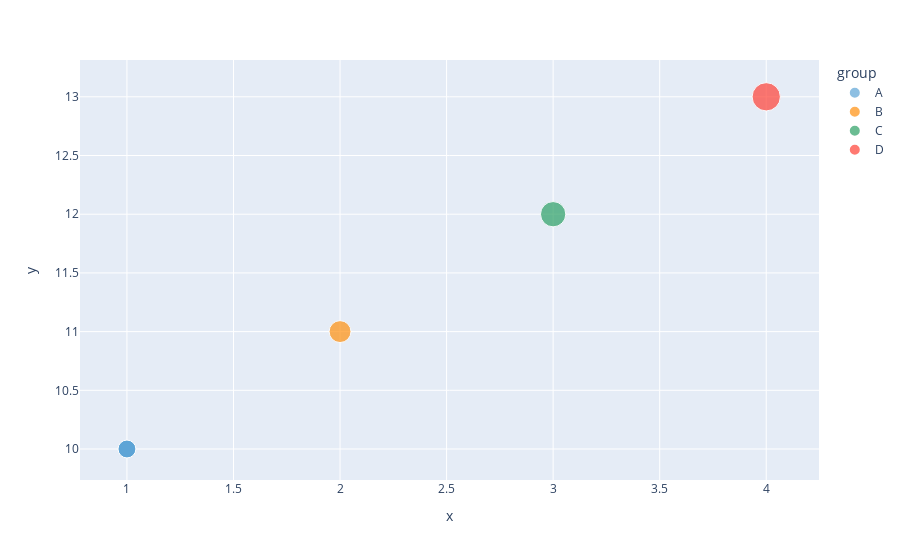

Write notebook code for a chart like this one.
### Markdown cell above
# Setting Marker Size and Color

### Code cell
# Create a DataFrame for better controCreates a DataFrame to provide better control over the data used in the bubble chart.
l
df = pd.DataFrame(
    {
        "x": [1, 2, 3, 4],
        "y": [10, 11, 12, 13],
        "size": [40, 60, 80, 100],
        "color": [
            "rgb(93, 164, 214)",
            "rgb(255, 144, 14)",
            "rgb(44, 160, 101)",
            "rgb(255, 65, 54)",
        ],
        "opacity": [1, 0.8, 0.6, 0.4],
        "group": ["A", "B", "C", "D"],  # Adding a group column for color mapping
    }
)

# Create bubble chart with custom colors
fig = px.scatter(
    df,
    x="x",
    y="y",
    size="size",
    color="group",
    color_discrete_sequence=df["color"].tolist(),
)

# Update marker opacity
for i, opacity in enumerate(df["opacity"]):
    fig.data[0].marker.opacity = df["opacity"].tolist()

fig.show()

### Figure 1 — Plotly figure (JSON) as saved in the notebook; plotly's stock layout.template omitted (floating-point values rounded to 4 significant figures)
{"data": [{"hovertemplate": "group=A<br>x=%{x}<br>y=%{y}<br>size=%{marker.size}<extra></extra>", "legendgroup": "A", "marker": {"color": "rgb(93, 164, 214)", "opacity": [1, 0.8, 0.6, 0.4], "size": [40], "sizemode": "area", "sizeref": 0.25, "symbol": "circle"}, "mode": "markers", "name": "A", "orientation": "v", "showlegend": true, "type": "scatter", "x": [1], "xaxis": "x", "y": [10], "yaxis": "y"}, {"hovertemplate": "group=B<br>x=%{x}<br>y=%{y}<br>size=%{marker.size}<extra></extra>", "legendgroup": "B", "marker": {"color": "rgb(255, 144, 14)", "size": [60], "sizemode": "area", "sizeref": 0.25, "symbol": "circle"}, "mode": "markers", "name": "B", "orientation": "v", "showlegend": true, "type": "scatter", "x": [2], "xaxis": "x", "y": [11], "yaxis": "y"}, {"hovertemplate": "group=C<br>x=%{x}<br>y=%{y}<br>size=%{marker.size}<extra></extra>", "legendgroup": "C", "marker": {"color": "rgb(44, 160, 101)", "size": [80], "sizemode": "area", "sizeref": 0.25, "symbol": "circle"}, "mode": "markers", "name": "C", "orientation": "v", "showlegend": true, "type": "scatter", "x": [3], "xaxis": "x", "y": [12], "yaxis": "y"}, {"hovertemplate": "group=D<br>x=%{x}<br>y=%{y}<br>size=%{marker.size}<extra></extra>", "legendgroup": "D", "marker": {"color": "rgb(255, 65, 54)", "size": [100], "sizemode": "area", "sizeref": 0.25, "symbol": "circle"}, "mode": "markers", "name": "D", "orientation": "v", "showlegend": true, "type": "scatter", "x": [4], "xaxis": "x", "y": [13], "yaxis": "y"}], "layout": {"legend": {"itemsizing": "constant", "title": {"text": "group"}, "tracegroupgap": 0}, "margin": {"t": 60}, "xaxis": {"anchor": "y", "domain": [0, 1], "title": {"text": "x"}}, "yaxis": {"anchor": "x", "domain": [0, 1], "title": {"text": "y"}}}}
